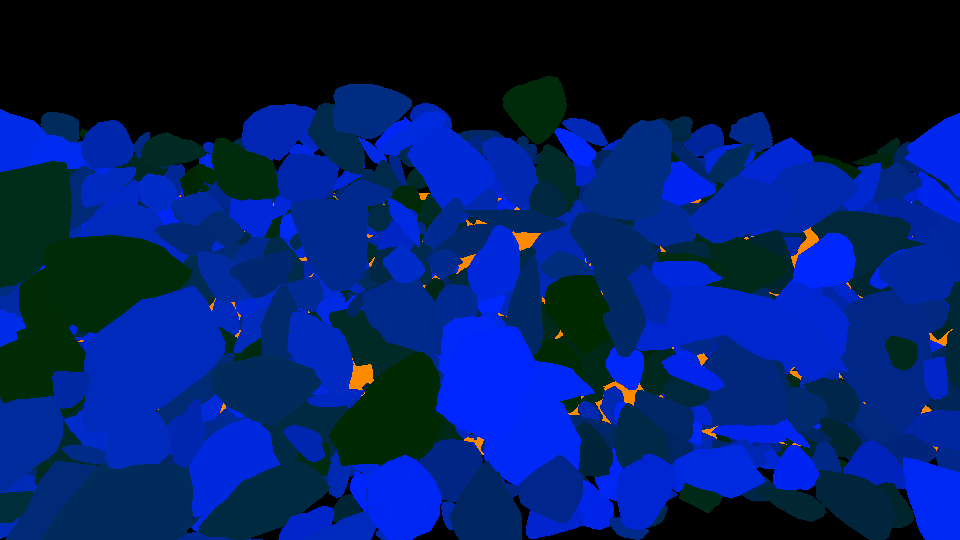
#> input picture synthetic/img-origin.png, 960 x 540 px, given in place of 90_2_3.mp4, which was not available
$ jupyter execute ResearchOF_segmentation.ipynb
#> lines starting #> are read from the running program, lines starting #| are printed output that depends on the picture; after the words box and inside, x2 and y2 are one past the last pixel; in counts of white or black regions, pixels touching at a corner belong together; pictures that were not available may be replaced by others from this repository, and a replacement may not be noted
[cell 1]
import cv2
import numpy as np
import matplotlib.pyplot as plt

[cell 2]
def show(*img):

    if len(img)<2:
        show_one(img[0])
        return

    fig, axes = plt.subplots(1, len(img))

    for img_i, i in zip(img, range(len(img))):
        axes[i].imshow(img_i, cmap='gray')
        axes[i].set_title('')

    fig.set_figwidth(20)    #  ширина и
    fig.set_figheight(10)    #  высота \"Figure\

#     plt.gray()
    plt.show()


def show_one(img, n = 10):
    fig, ax = plt.subplots()
    fig.set_figwidth(n)    #  ширина и
    fig.set_figheight(n)    #  высота \"Figure\
    plt.imshow(img, cmap='gray')
    plt.show()

[cell 3]
def preprocess_frame(frame):
    #     frame = frame[0:470, ]
    frame = cv2.GaussianBlur(frame, (11, 11), 0)

    hsv = cv2.cvtColor(frame, cv2.COLOR_BGR2HSV)
    h, s, v = cv2.split(hsv)

#     v = cv2.equalizeHist(v)

    hsv = cv2.merge([h, s, v])
    bgr = cv2.cvtColor(hsv, cv2.COLOR_HSV2BGR)
    gray = cv2.cvtColor(bgr, cv2.COLOR_BGR2GRAY)

    return bgr, v

[cell 4]
video_path = '90_2_3.mp4'

[cell 5]
import numpy as np
import cv2
import time
help_message = '''
USAGE: optical_flow.py [<video_source>]
Keys:
 1 - toggle HSV flow visualization
 2 - toggle glitch
'''
count = 0
def draw_flow(img, flow, step=16):
    h, w = img.shape[:2]
    y, x = np.mgrid[step/2:h:step, step/2:w:step].reshape(2,-1).astype(int)
    fx, fy = flow[y,x].T
    lines = np.vstack([x, y, x+fx, y+fy]).T.reshape(-1, 2, 2)
    lines = np.int32(lines + 0.5)
    # vis = cv2.cvtColor(img, cv2.COLOR_GRAY2BGR)
    cv2.polylines(img, lines, 0, (0, 255, 0))
    for (x1, y1), (_x2, _y2) in lines:
        cv2.circle(img, (x1, y1), 1, (0, 255, 0), -1)
    return img

def draw_hsv(flow):
    h, w = flow.shape[:2]
    fx, fy = flow[:,:,0], flow[:,:,1]
    ang = np.arctan2(fy, fx) + np.pi
    v = np.sqrt(fx*fx+fy*fy)
    hsv = np.zeros((h, w, 3), np.uint8)
    hsv[...,0] = ang*(180/np.pi/2)
    hsv[...,1] = 255
    hsv[...,2] = np.minimum(v*4, 255)
    bgr = cv2.cvtColor(hsv, cv2.COLOR_HSV2BGR)
    return bgr

def warp_flow(img, flow):
    h, w = flow.shape[:2]
    flow = -flow
    flow[:,:,0] += np.arange(w)
    flow[:,:,1] += np.arange(h)[:,np.newaxis]
    res = cv2.remap(img, flow, None, cv2.INTER_LINEAR)
    return res

[cell 6]
cam = cv2.VideoCapture(video_path)
ret, prev = cam.read()
#> prev is the input picture: shape (540, 960, 3); mean B, G, R 101.6, 31, 1.3

prevgray = cv2.cvtColor(prev, cv2.COLOR_BGR2GRAY)
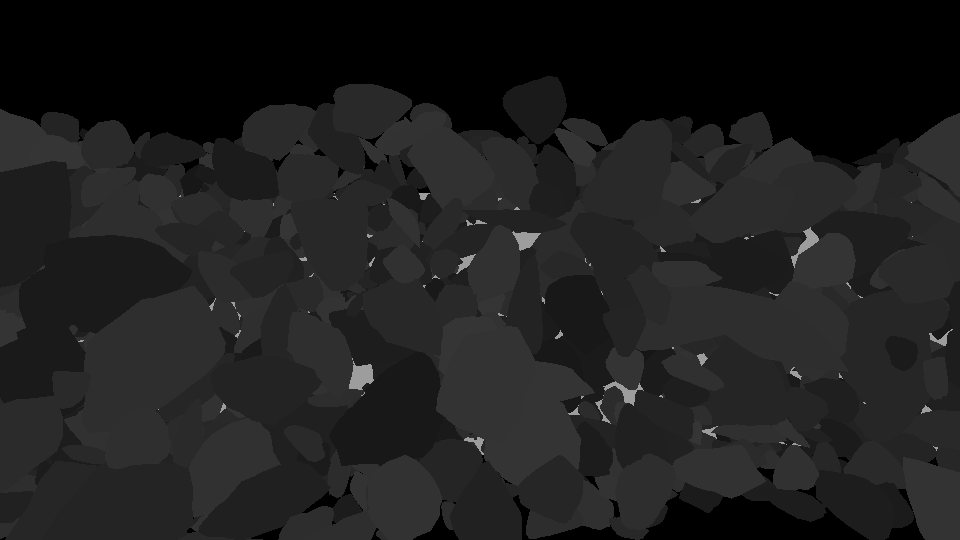
#> prevgray: shape (540, 960); min 0, max 157, mean 30.2
show_hsv = True
show_glitch = True
cur_glitch = prev.copy()

while True:
    ret, img = cam.read()
    vis = img.copy()
    frame, gray = preprocess_frame(img)
#> in preprocess_frame, `hsv = cv2.cvtColor(frame, cv2.COLOR_BGR2HSV)`: hsv: shape (540, 960, 3); mean H, S, V 81, 196.2, 105.2
    flow = cv2.calcOpticalFlowFarneback(prevgray, gray, None, 0.5, 3, 15, 3, 5, 1.2, 0)
    prevgray = gray
    if show_hsv:
        gray1 = cv2.cvtColor(draw_hsv(flow), cv2.COLOR_BGR2GRAY)
#> in draw_hsv, `fx, fy = flow[:,:,0], flow[:,:,1]`:
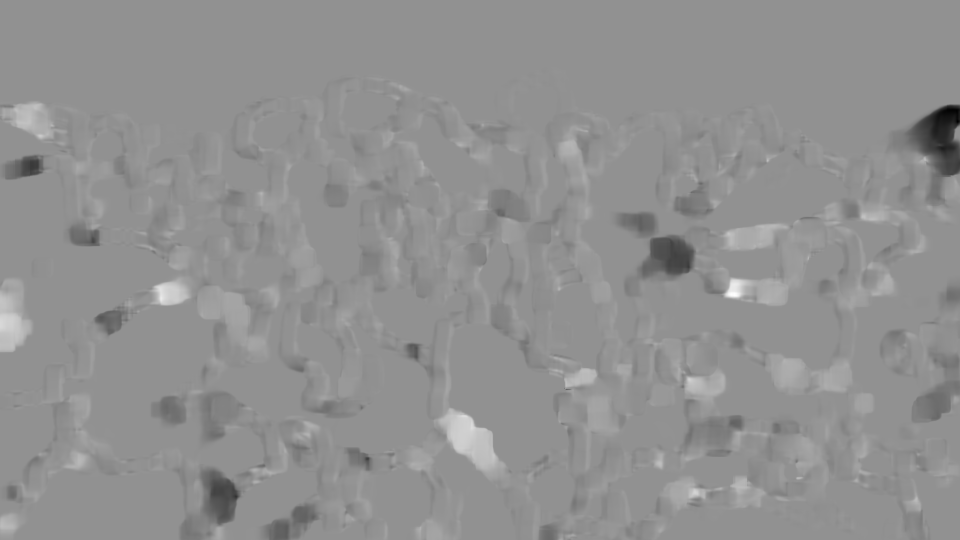
#> fx: shape (540, 960) float32; min -48.91, max 36.71, mean -0.2; drawn with min black and max white
#> in draw_hsv, `fx, fy = flow[:,:,0], flow[:,:,1]`:
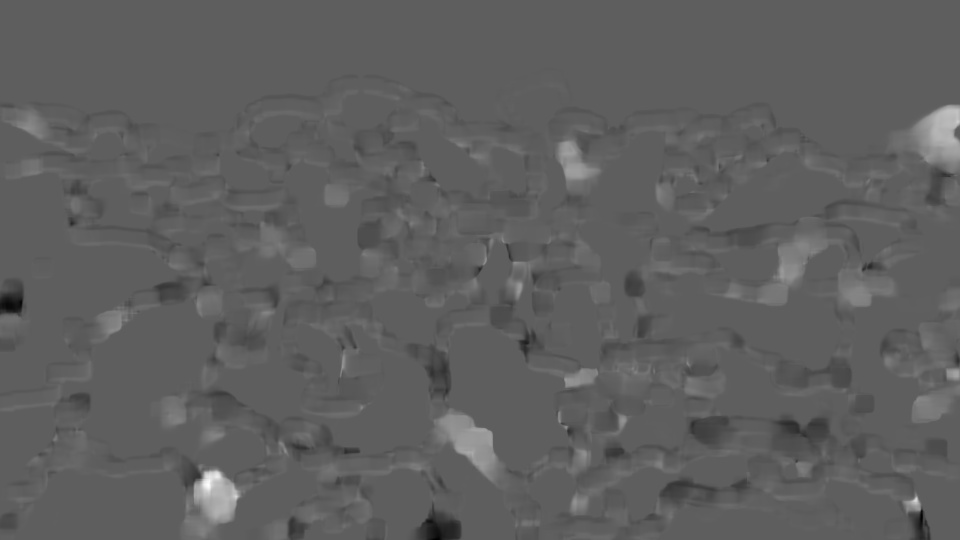
#> fy: shape (540, 960) float32; min -27.99, max 47.26, mean 0.2; drawn with min black and max white
#> in draw_hsv, `ang = np.arctan2(fy, fx) + np.pi`:
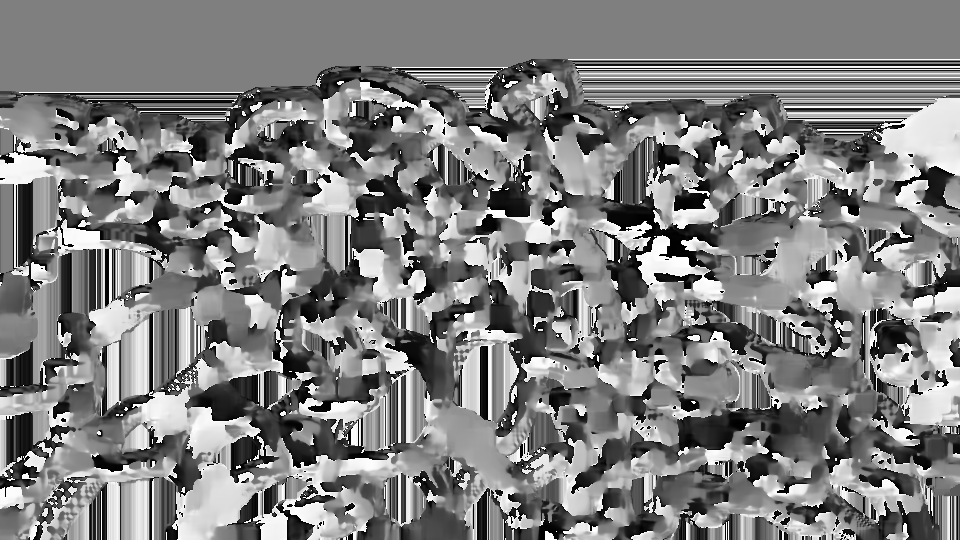
#> ang: shape (540, 960) float32; min 0, max 6.28, mean 3.15; drawn with min black and max white
#> in draw_hsv, `hsv[...,2] = np.minimum(v*4, 255)`:
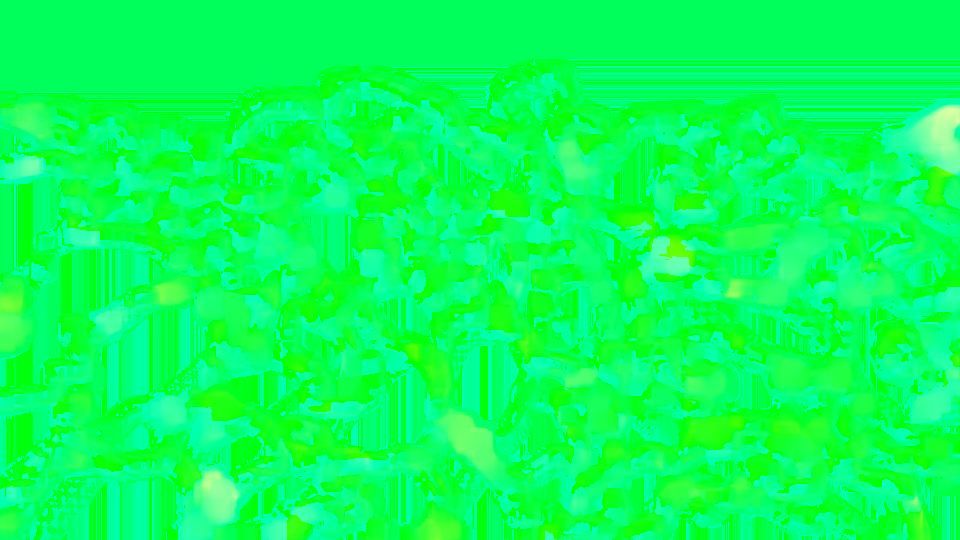
#> hsv: shape (540, 960, 3); mean of channels 0, 1, 2 89.7, 255, 8.6; drawn as B, G, R
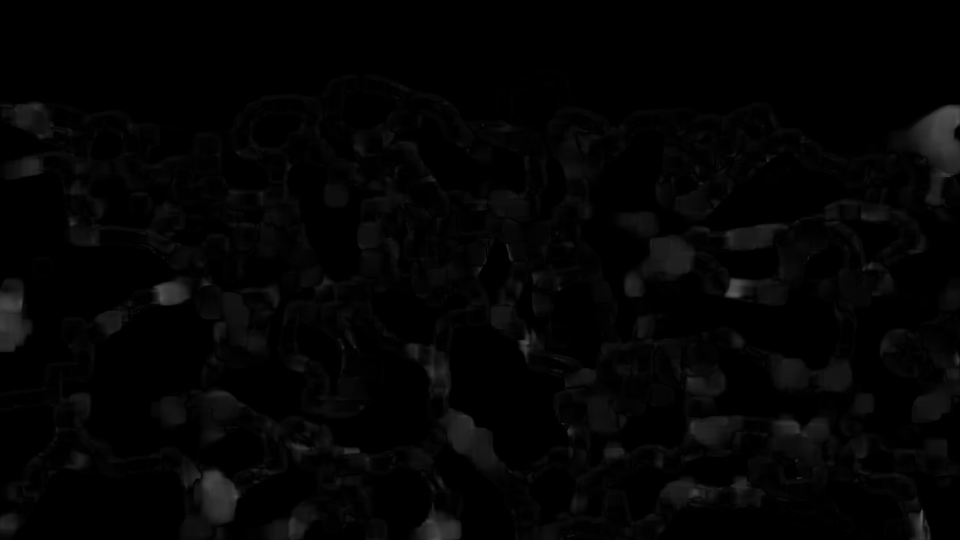
#> gray1: shape (540, 960); min 0, max 91, mean 3.9
        show(gray1)
#         thresh = cv2.threshold(gray1, 25, 255, cv2.THRESH_BINARY)[1]
        thresh = cv2.adaptiveThreshold(gray1, 255, cv2.ADAPTIVE_THRESH_GAUSSIAN_C,
                                          cv2.THRESH_BINARY, 199, 5)
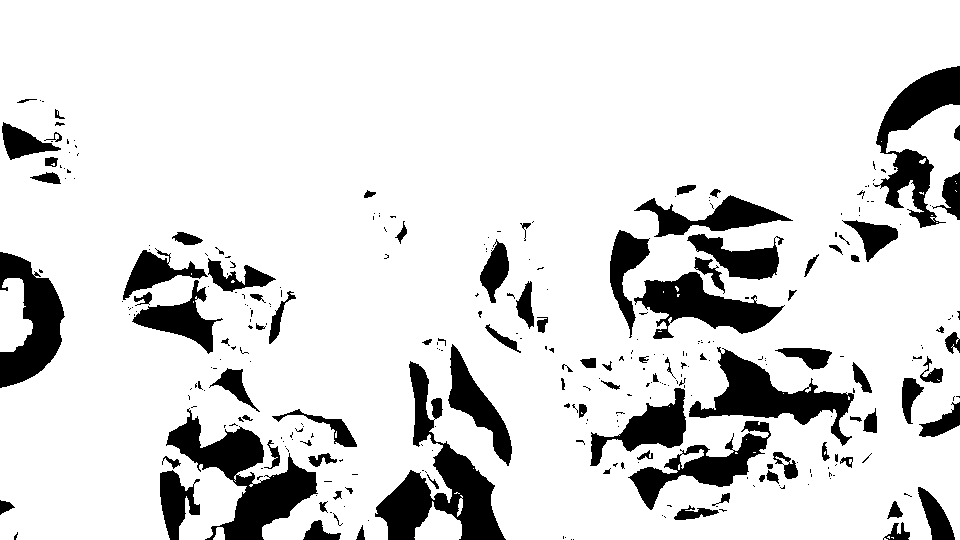
#> thresh: shape (540, 960); 86% white; 313 black regions (213 under 20 px)
        (cnts, _) = cv2.findContours(thresh.copy(), cv2.RETR_EXTERNAL,cv2.CHAIN_APPROX_SIMPLE)
#> cnts = 18 contours, 13 with area under 20; largest, box (x1, y1, x2, y2) and area: (0, 0, 960, 540) 483430, (0, 278, 33, 352) 1692, (414, 501, 462, 540) 1064, (213, 527, 225, 540) 97, (457, 495, 463, 517) 51
        # loop over the contours
    for c in cnts:
        # if the contour is too small, ignore it
        (x, y, w, h) = cv2.boundingRect(c)
        if w > 10 and h > 10 and w < 900 and h < 680:
            cv2.drawContours(vis,c,-1,(0,255,0),3)
#> this loop made 18 passes
#> (x, y, w, h) on passes 2, 3, 4, 5, 6, 7, 8, 9, 12, 14, 15, 16: (887, 536, 3, 3), (213, 527, 12, 13), (414, 501, 48, 39), (457, 495, 6, 22), (454, 492, 6, 2), (273, 476, 1, 1), (473, 468, 1, 1), (0, 278, 33, 74), (919, 192, 5, 3), (956, 183, 1, 1), (955, 181, 1, 1), (919, 158, 7, 6)
#> (c, x, y, w, h) on passes 1, 10, 11, 13: ([[891, 537], [892, 537], [893, 538], [893, 537]], 891, 537, 3, 2), ([[936, 222], [937, 222]], 936, 222, 2, 1), ([[931, 215], [932, 215]], 931, 215, 2, 1), ([[955, 190], [956, 191]], 955, 190, 2, 2)
    show(draw_flow(gray, flow), thresh)
#> in draw_flow, `fx, fy = flow[y,x].T`: fx = 2040 values, max 23.55 at index 1125, min -40.66 at index 478, mean -0.152; fy = 2040 values, max 35.14 at index 1753, min -22.55 at index 1977, mean 0.244
#> the loop in draw_flow, `for (x1, y1), (_x2, _y2) in lines:` made 2040 passes
#> (x1, _x2) on passes 1 to 3: (8, 8), (24, 24), (40, 40)
#> after the loop in draw_flow, `for (x1, y1), (_x2, _y2) in lines:`:
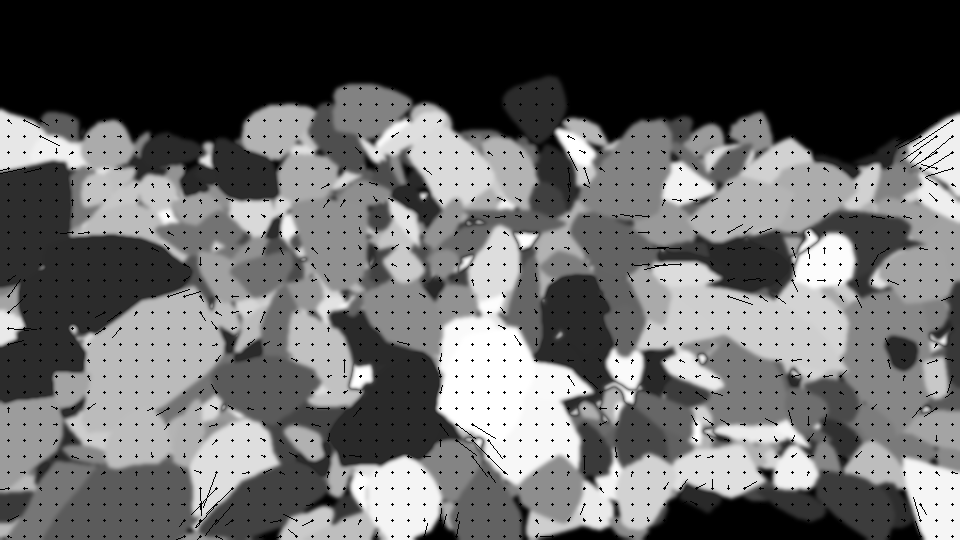
#> img: shape (540, 960); min 0, max 255, mean 102.2
#     show(vis, cur_glitch)
    cur_glitch = warp_flow(cur_glitch, flow)
#> in warp_flow, `res = cv2.remap(img, flow, None, cv2.INTER_LINEAR)`:
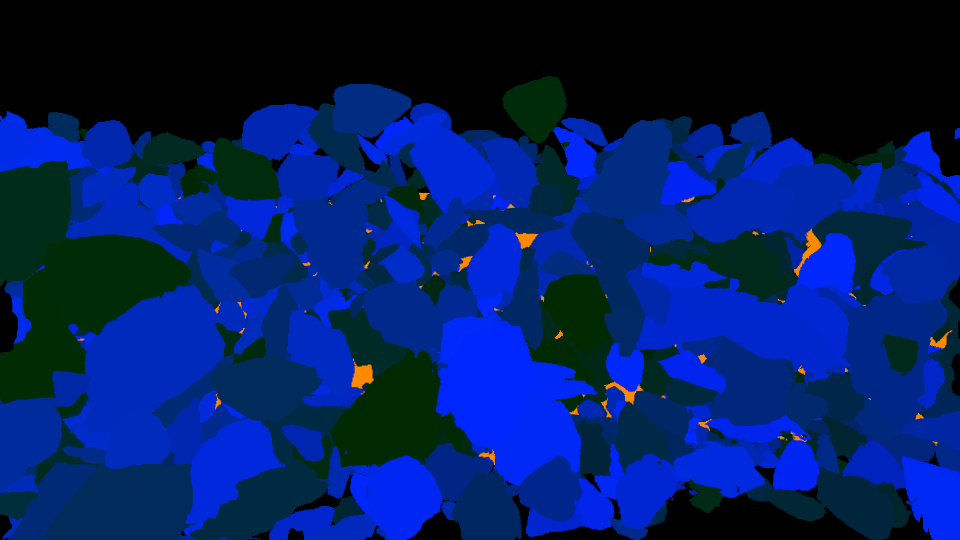
#> res: shape (540, 960, 3); mean B, G, R 99.7, 30.5, 1.1
